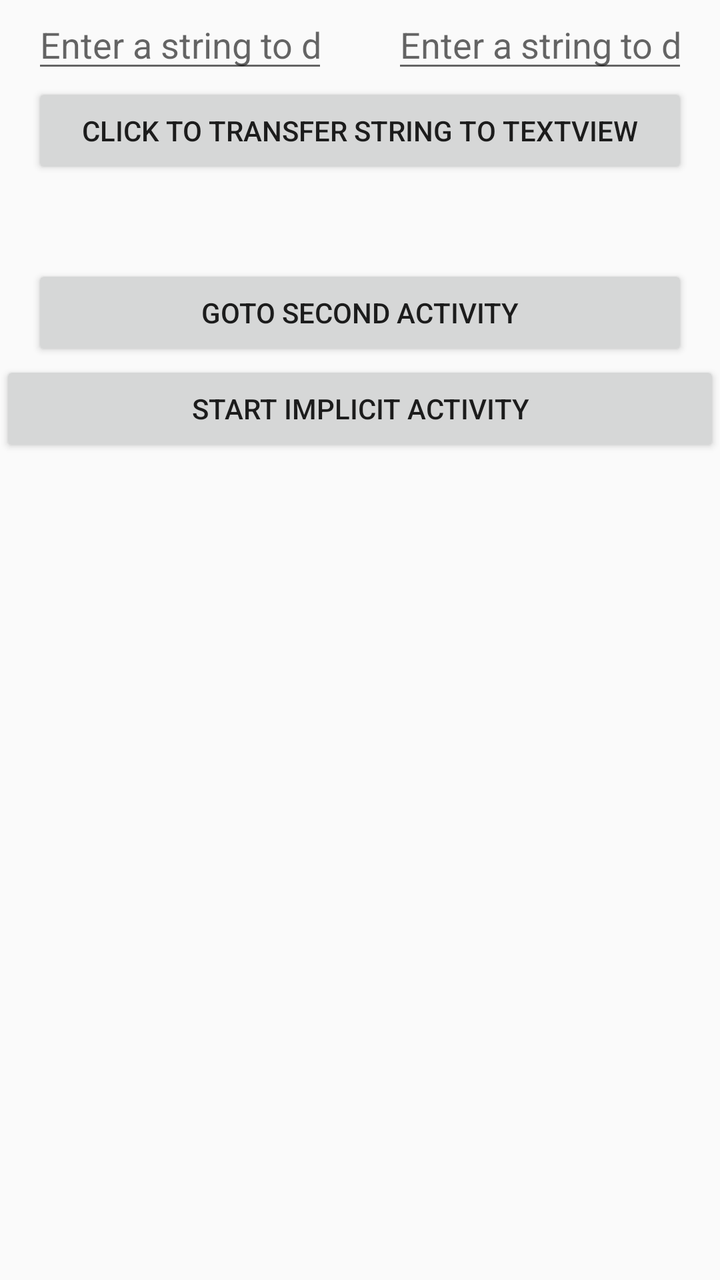
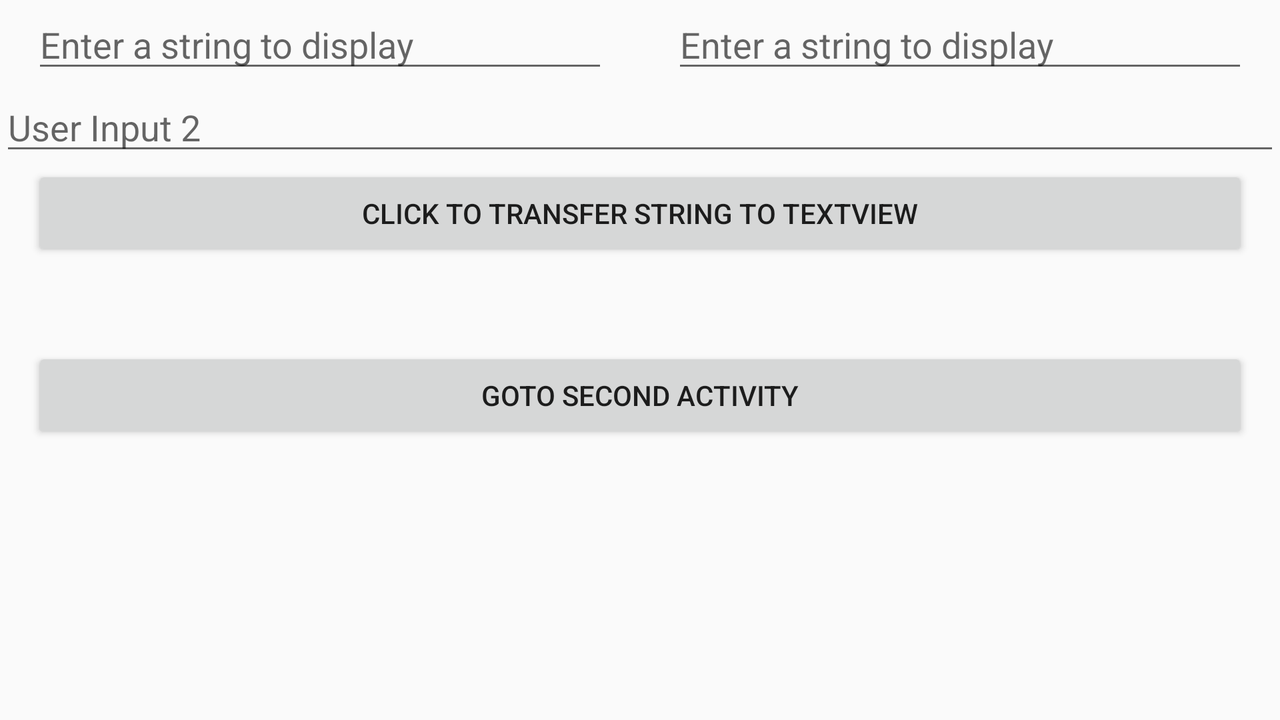

First picture: res/layout/ on a phone held upright. Second picture: the repository's own variant of that layout, on a device whose configuration matches the variant's folder. Source for both follows.
<!-- AndroidManifest.xml: application theme AppTheme -->
<!-- res/layout/activity_main.xml -->
<?xml version="1.0" encoding="utf-8"?>
<LinearLayout
    xmlns:android="http://schemas.android.com/apk/res/android"
    xmlns:app="http://schemas.android.com/apk/res-auto"
    xmlns:tools="http://schemas.android.com/tools"
    android:layout_width="match_parent"
    android:layout_height="match_parent"
    android:orientation="vertical"
    tools:context=".MainActivity">

    <LinearLayout
        android:layout_width="match_parent"
        android:layout_height="wrap_content"
        android:orientation="horizontal">
        <EditText
            android:id="@+id/etUserInput"
            android:layout_width="0dp"
            android:layout_height="wrap_content"
            android:layout_weight="1"
            android:hint="@string/user_input_hint"
            android:inputType="text"
            style="@style/MarginAndTextColor"/>

        <EditText
            android:id="@+id/etUserInputTwo"
            android:layout_width="0dp"
            android:layout_height="wrap_content"
            android:layout_weight="1"
            android:hint="@string/user_input_hint"
            android:inputType="text"
            style="@style/MarginAndTextColor"/>

    </LinearLayout>

    <Button
        android:id="@+id/btnDoSomething"
        android:layout_width="match_parent"
        android:layout_height="wrap_content"
        android:text="@string/text_for_button"
        android:onClick="buttonClicked"
        style="@style/BaseMargins"/>

    <TextView
        android:id="@+id/tvUserDisplay"
        android:layout_width="match_parent"
        android:layout_height="wrap_content"
        android:textSize="@dimen/font_size_display"
        android:textColor="@color/color_red_purple"
        style="@style/MarginAndTextColor"
        android:onClick="buttonClicked"/>

    <Button
        android:id="@+id/btnGotoSecondActivity"
        android:layout_width="match_parent"
        android:layout_height="wrap_content"
        android:text="@string/goto_second_activity"
        android:onClick="buttonClicked"
        style="@style/BaseMargins"/>

    <Button
        android:id="@+id/btnStartImplicitActivity"
        android:layout_width="match_parent"
        android:layout_height="wrap_content"
        android:text="@string/start_implicit_activity"
        android:onClick="startImpicitActivity"/>

</LinearLayout>
<!-- resources referenced by this layout -->
<resources>
  <color name="color_red_purple">#8A1436</color>
  <dimen name="font_size_display">32sp</dimen>
  <string name="goto_second_activity">Goto Second Activity</string>
  <string name="start_implicit_activity">Start Implicit Activity</string>
  <string name="text_for_button">Click to transfer string to textview</string>
  <string name="user_input_hint">Enter a string to display</string>
  <style name="BaseMargins">
          <item name="android:layout_marginStart">16dp</item>
          <item name="android:layout_marginEnd">16dp</item>
      </style>
  <style name="MarginAndTextColor" parent="BaseMargins">
          <item name="android:textColor">@color/color_red_purple</item>
      </style>
  <style name="AppTheme" parent="Theme.AppCompat.Light.DarkActionBar">
          
          <item name="colorPrimary">@color/colorPrimary</item>
          <item name="colorPrimaryDark">@color/colorPrimaryDark</item>
          <item name="colorAccent">@color/colorAccent</item>
      </style>
  <color name="colorPrimary">#008577</color>
  <color name="colorPrimaryDark">#00574B</color>
  <color name="colorAccent">#D81B60</color>
</resources>
<!-- res/layout-land/activity_main.xml (the repository's variant of the layout above) -->
<!-- drawn on the phone turned sideways -->
<?xml version="1.0" encoding="utf-8"?>
<LinearLayout
    xmlns:android="http://schemas.android.com/apk/res/android"
    xmlns:app="http://schemas.android.com/apk/res-auto"
    xmlns:tools="http://schemas.android.com/tools"
    android:layout_width="match_parent"
    android:layout_height="match_parent"
    android:orientation="vertical"
    tools:context=".MainActivity">

    <LinearLayout
        android:layout_width="match_parent"
        android:layout_height="wrap_content"
        android:orientation="horizontal">
        <EditText
            android:id="@+id/etUserInput"
            android:layout_width="0dp"
            android:layout_height="wrap_content"
            android:layout_weight="1"
            android:hint="@string/user_input_hint"
            android:inputType="text"
            style="@style/MarginAndTextColor"/>

        <EditText
            android:id="@+id/etUserInputTwo"
            android:layout_width="0dp"
            android:layout_height="wrap_content"
            android:layout_weight="1"
            android:hint="@string/user_input_hint"
            android:inputType="text"
            style="@style/MarginAndTextColor"/>

    </LinearLayout>

    <EditText
        android:id="@+id/etUserInputThree"
        android:layout_width="match_parent"
        android:layout_height="wrap_content"
        android:hint="@string/user_input_2"/>

    <Button
        android:id="@+id/btnDoSomething"
        android:layout_width="match_parent"
        android:layout_height="wrap_content"
        android:text="@string/text_for_button"
        android:onClick="buttonClicked"
        style="@style/BaseMargins"/>

    <TextView
        android:id="@+id/tvUserDisplay"
        android:layout_width="match_parent"
        android:layout_height="wrap_content"
        android:textSize="@dimen/font_size_display"
        android:textColor="@color/color_red_purple"
        style="@style/MarginAndTextColor"
        android:onClick="buttonClicked"/>

    <Button
        android:id="@+id/btnGotoSecondActivity"
        android:layout_width="match_parent"
        android:layout_height="wrap_content"
        android:text="@string/goto_second_activity"
        android:onClick="buttonClicked"
        style="@style/BaseMargins"/>


</LinearLayout>
<!-- resources referenced by the variant -->
<!-- as the phone turned sideways resolves them -->
<resources>
  <color name="color_red_purple">#8A1436</color>
  <dimen name="font_size_display">32sp</dimen>
  <string name="goto_second_activity">Goto Second Activity</string>
  <string name="text_for_button">Click to transfer string to textview</string>
  <string name="user_input_2">User Input 2</string>
  <string name="user_input_hint">Enter a string to display</string>
  <style name="BaseMargins">
          <item name="android:layout_marginStart">16dp</item>
          <item name="android:layout_marginEnd">16dp</item>
      </style>
  <style name="MarginAndTextColor" parent="BaseMargins">
          <item name="android:textColor">@color/color_red_purple</item>
      </style>
  <style name="AppTheme" parent="Theme.AppCompat.Light.DarkActionBar">
          
          <item name="colorPrimary">@color/colorPrimary</item>
          <item name="colorPrimaryDark">@color/colorPrimaryDark</item>
          <item name="colorAccent">@color/colorAccent</item>
      </style>
  <color name="colorPrimary">#008577</color>
  <color name="colorPrimaryDark">#00574B</color>
  <color name="colorAccent">#D81B60</color>
</resources>
